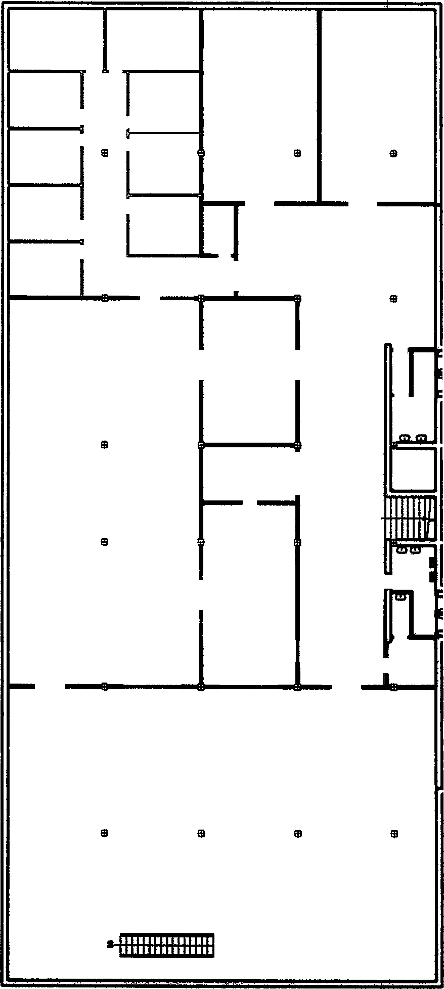
#> input picture build_roadmap/wsBW_original.png, 444 x 989 px
$ python modify_graph.py   (older library calls are emulated)
#> lines starting #> are read from the running program, lines starting #| are printed output that depends on the picture; after the words box and inside, x2 and y2 are one past the last pixel; in counts of white or black regions, pixels touching at a corner belong together
#!/usr/bin/env python

from scipy.misc import imread
import scipy.misc

map_img='./wsBW_original.png'
img = imread(map_img)
#> img is the input picture: shape (989, 444, 4); mean R, G, B, A 233.8, 233.8, 233.8, 255

for x in range(50, 100):
    for y in range(600, 730):
        img[y][x][0:3] = [255, 255, 255]
#> img: shape (989, 444, 4); 0.04% of pixels changed, all inside (x1, y1, x2, y2) = (65, 683, 100, 690)


for x in range(190, 320):
    for y in range(350, 400):
        img[y][x][0:3] = [255, 255, 255]
#> img: shape (989, 444, 4); mean R, G, B, A 234, 234, 234, 255

for x in range(190, 320):
    for y in range(580, 630):
        img[y][x][0:3] = [255, 255, 255]
#> img: shape (989, 444, 4); mean R, G, B, A 234.2, 234.2, 234.2, 255

for x in range(320, 380):
    for y in range(680, 730):
        img[y][x][0:3] = [255, 255, 255]
#> img: shape (989, 444, 4); mean R, G, B, A 234.3, 234.3, 234.3, 255


for x in range(120, 180):
    for y in range(280, 330):
        img[y][x][0:3] = [255, 255, 255]
#> img: shape (989, 444, 4); mean R, G, B, A 234.4, 234.4, 234.4, 255

for x in range(10, 120):
    for y in range(230, 260):
        img[y][x][0:3] = [255, 255, 255]
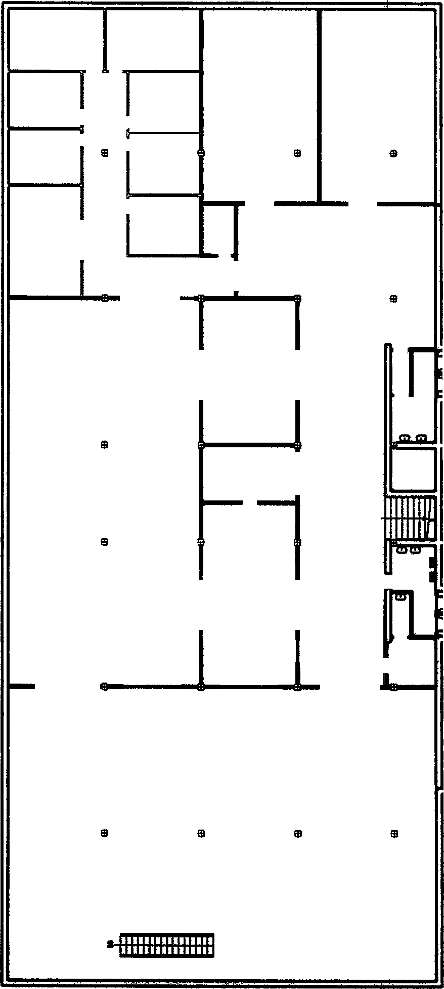
#> img: shape (989, 444, 4); mean R, G, B, A 234.6, 234.6, 234.6, 255; transparent parts drawn white

for x in range(10, 200):
    for y in range(120, 160):
        img[y][x][0:3] = [255, 255, 255]
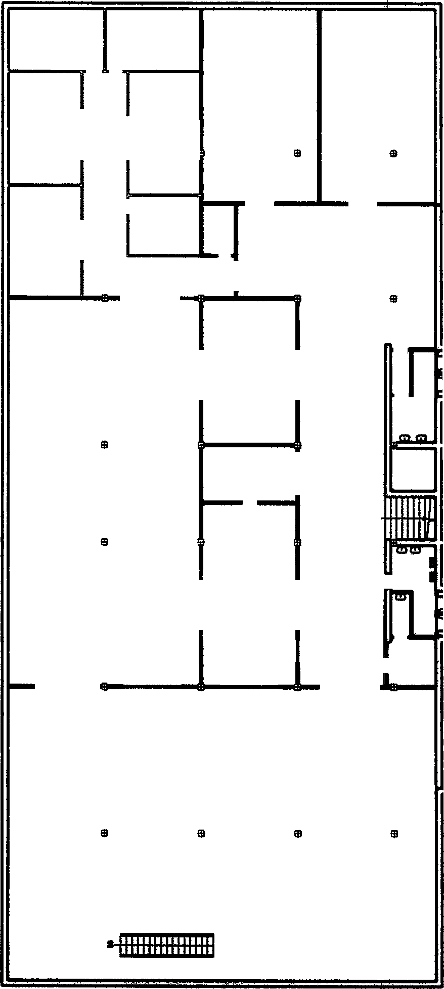
#> img: shape (989, 444, 4); 0.17% of pixels changed, all inside (x1, y1, x2, y2) = (10, 120, 200, 160); transparent parts drawn white

for x in range(100, 120):
    for y in range(10, 75):
        img[y][x][0:3] = [255, 255, 255]
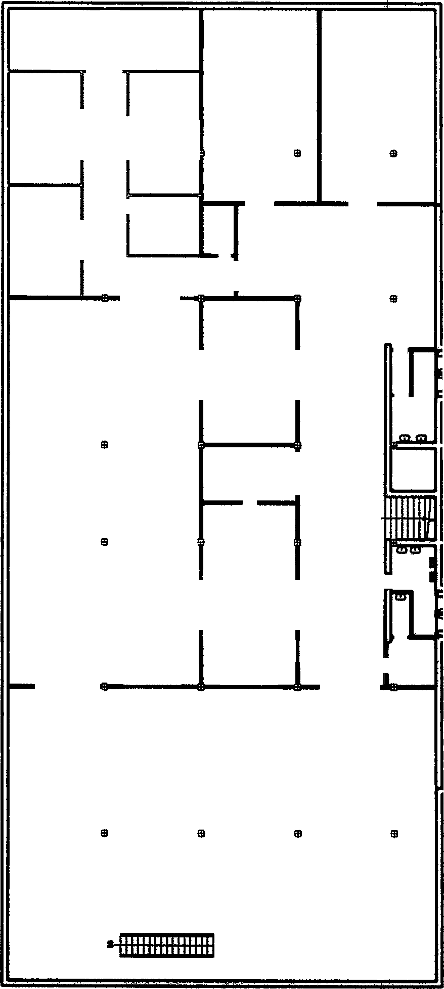
#> img: shape (989, 444, 4); 0.07% of pixels changed, all inside (x1, y1, x2, y2) = (100, 10, 120, 75); transparent parts drawn white

for x in range(205, 260):
    for y in range(205, 270):
        img[y][x][0:3] = [255, 255, 255]
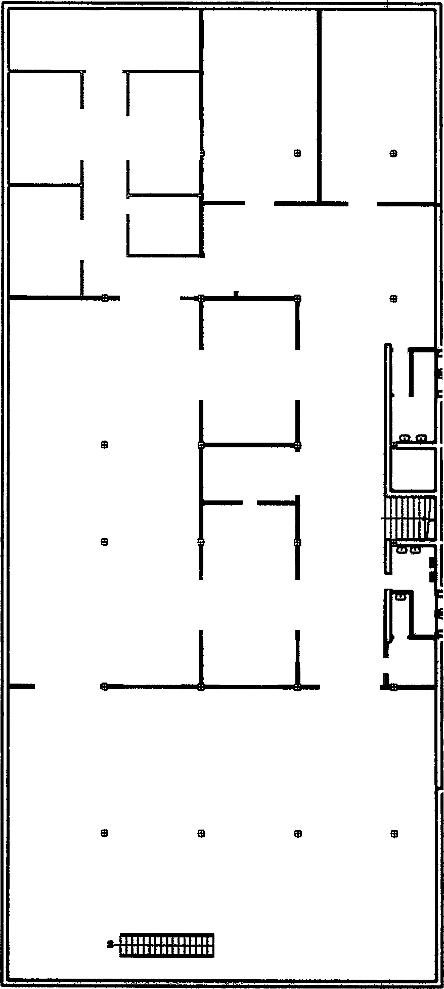
#> img: shape (989, 444, 4); 0.09% of pixels changed, all inside (x1, y1, x2, y2) = (205, 205, 246, 261); transparent parts drawn white

for x in range(110, 160):
    for y in range(200, 230):
        img[y][x][0:3] = [255, 255, 255]
#> img: shape (989, 444, 4); 0.02% of pixels changed, all inside (x1, y1, x2, y2) = (126, 214, 131, 230)

for x in range(180, 340):
    for y in range(100, 140):
        img[y][x][0:3] = [255, 255, 255]
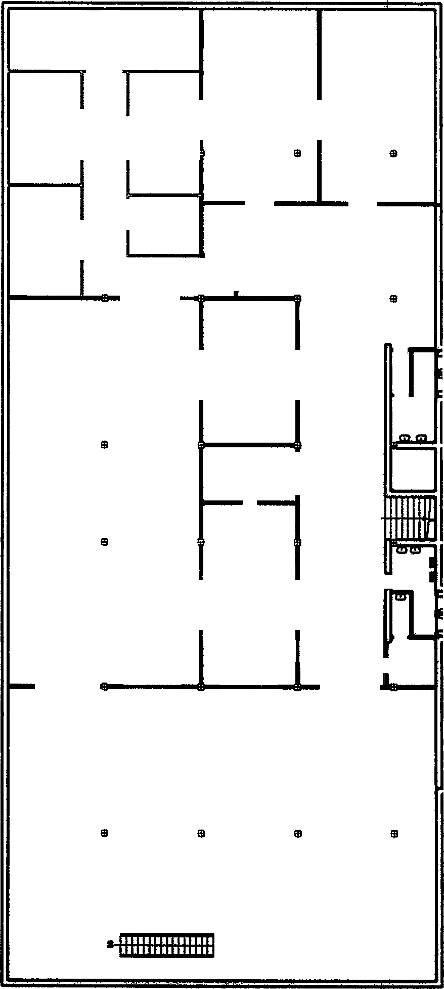
#> img: shape (989, 444, 4); mean R, G, B, A 235.5, 235.5, 235.5, 255; transparent parts drawn white

for x in range(10, 200):
    for y in range(50, 150):
        img[y][x][0:3] = [255, 255, 255]
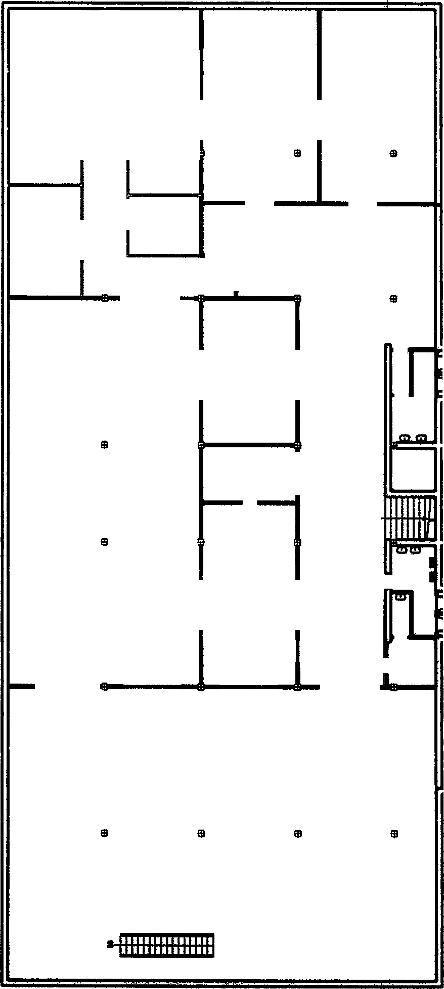
#> img: shape (989, 444, 4); 0.22% of pixels changed, all inside (x1, y1, x2, y2) = (10, 50, 200, 117); transparent parts drawn white

for x in range(85, 130):
    for y in range(150, 200):
        img[y][x][0:3] = [255, 255, 255]
#> img: shape (989, 444, 4); 0.04% of pixels changed, all inside (x1, y1, x2, y2) = (125, 160, 130, 199)

for x in range(80, 100):
    for y in range(150, 180):
        img[y][x][0:3] = [255, 255, 255]
#> img: shape (989, 444, 4); mean R, G, B, A 236.1, 236.1, 236.1, 255

for x in range(230, 280):
    for y in range(480, 530):
        img[y][x][0:3] = [255, 255, 255]
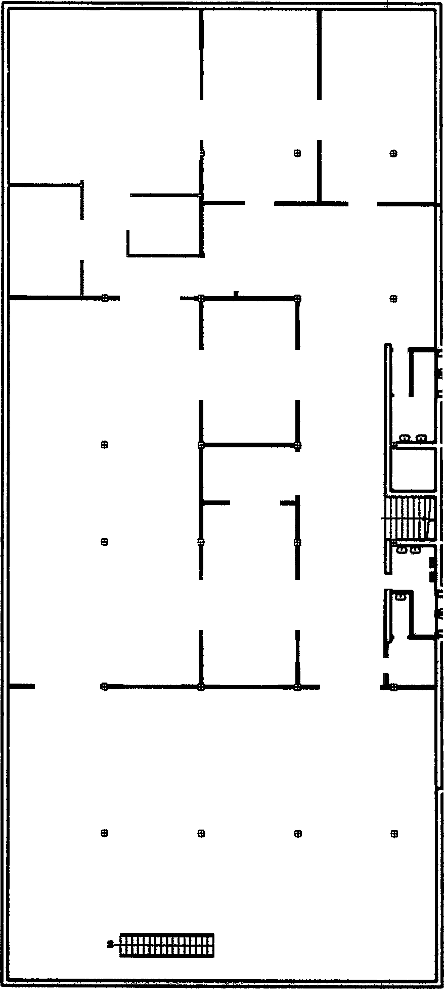
#> img: shape (989, 444, 4); mean R, G, B, A 236.2, 236.2, 236.2, 255; transparent parts drawn white

scipy.misc.imsave('mapBW_modified.png', img)

$ run again, with build_roadmap/roadmap_2D.png copied over build_roadmap/wsBW_original.png
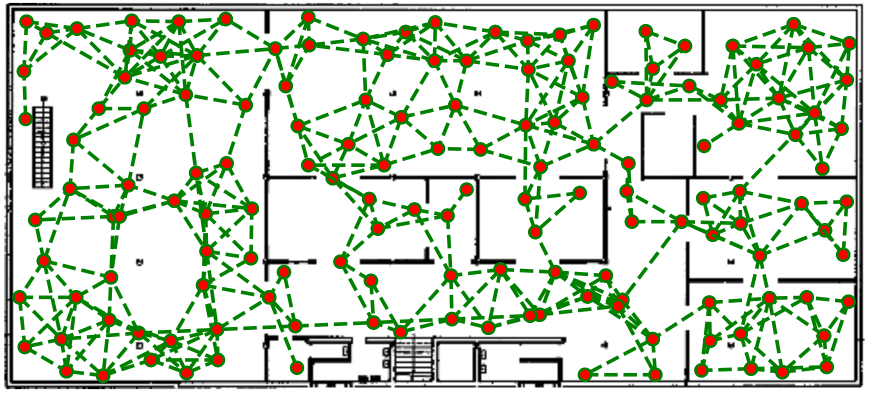
#> input picture build_roadmap/roadmap_2D.png, 1737 x 785 px (shown at 1/2 size)
#> img is the input picture: shape (785, 1737, 3); mean R, G, B 199.6, 210.6, 191.6
#> after the loop `for x in range(180, 340):`:
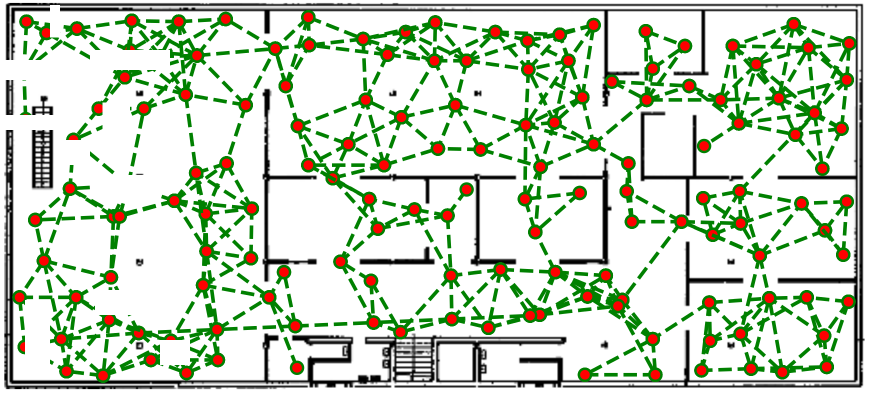
#> img: shape (785, 1737, 3) (shown at 1/2 size); mean R, G, B 201.7, 212.2, 194.1
#> after the loop `for x in range(10, 200):`:
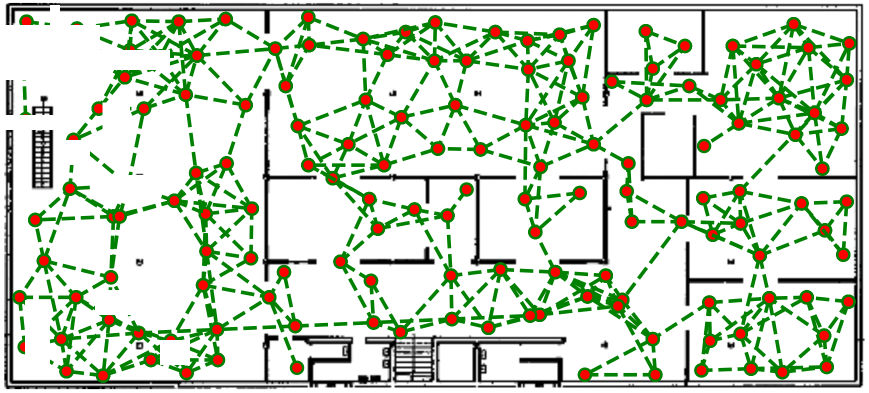
#> img: shape (785, 1737, 3) (shown at 1/2 size); 0.4% of pixels changed, all inside (x1, y1, x2, y2) = (10, 50, 200, 120)
